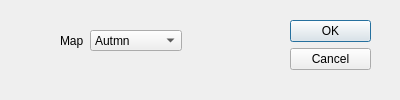
<?xml version="1.0" encoding="UTF-8"?>
<ui version="4.0">
 <class>Dialog_heatmap</class>
 <widget class="QDialog" name="Dialog_heatmap">
  <property name="geometry">
   <rect>
    <x>0</x>
    <y>0</y>
    <width>400</width>
    <height>100</height>
   </rect>
  </property>
  <property name="sizePolicy">
   <sizepolicy hsizetype="Fixed" vsizetype="Fixed">
    <horstretch>0</horstretch>
    <verstretch>0</verstretch>
   </sizepolicy>
  </property>
  <property name="minimumSize">
   <size>
    <width>400</width>
    <height>100</height>
   </size>
  </property>
  <property name="maximumSize">
   <size>
    <width>400</width>
    <height>100</height>
   </size>
  </property>
  <property name="windowTitle">
   <string>Choose Map</string>
  </property>
  <widget class="QDialogButtonBox" name="buttonBox">
   <property name="geometry">
    <rect>
     <x>290</x>
     <y>20</y>
     <width>81</width>
     <height>241</height>
    </rect>
   </property>
   <property name="orientation">
    <enum>Qt::Vertical</enum>
   </property>
   <property name="standardButtons">
    <set>QDialogButtonBox::Cancel|QDialogButtonBox::Ok</set>
   </property>
  </widget>
  <widget class="QWidget" name="">
   <property name="geometry">
    <rect>
     <x>60</x>
     <y>30</y>
     <width>122</width>
     <height>21</height>
    </rect>
   </property>
   <layout class="QGridLayout" name="gridLayout">
    <item row="0" column="0">
     <widget class="QLabel" name="label">
      <property name="text">
       <string>Map</string>
      </property>
     </widget>
    </item>
    <item row="0" column="1">
     <widget class="QComboBox" name="comboBox_heatmap">
      <item>
       <property name="text">
        <string>Autmn</string>
       </property>
      </item>
      <item>
       <property name="text">
        <string>Bone</string>
       </property>
      </item>
      <item>
       <property name="text">
        <string>Jet</string>
       </property>
      </item>
      <item>
       <property name="text">
        <string>Winter</string>
       </property>
      </item>
      <item>
       <property name="text">
        <string>Rainbow</string>
       </property>
      </item>
      <item>
       <property name="text">
        <string>Ocean</string>
       </property>
      </item>
      <item>
       <property name="text">
        <string>Summer</string>
       </property>
      </item>
      <item>
       <property name="text">
        <string>Spring</string>
       </property>
      </item>
      <item>
       <property name="text">
        <string>Cool</string>
       </property>
      </item>
      <item>
       <property name="text">
        <string>HSV</string>
       </property>
      </item>
      <item>
       <property name="text">
        <string>Pink</string>
       </property>
      </item>
      <item>
       <property name="text">
        <string>Hot</string>
       </property>
      </item>
      <item>
       <property name="text">
        <string>Parula</string>
       </property>
      </item>
      <item>
       <property name="text">
        <string>Magma</string>
       </property>
      </item>
      <item>
       <property name="text">
        <string>Inferno</string>
       </property>
      </item>
      <item>
       <property name="text">
        <string>Plasma</string>
       </property>
      </item>
      <item>
       <property name="text">
        <string>Viridis</string>
       </property>
      </item>
      <item>
       <property name="text">
        <string>Cividis</string>
       </property>
      </item>
      <item>
       <property name="text">
        <string>Twilight</string>
       </property>
      </item>
      <item>
       <property name="text">
        <string>Twilight Shifted</string>
       </property>
      </item>
      <item>
       <property name="text">
        <string>Turbo</string>
       </property>
      </item>
      <item>
       <property name="text">
        <string>DeepGreen</string>
       </property>
      </item>
     </widget>
    </item>
   </layout>
  </widget>
 </widget>
 <resources/>
 <connections>
  <connection>
   <sender>buttonBox</sender>
   <signal>accepted()</signal>
   <receiver>Dialog_heatmap</receiver>
   <slot>accept()</slot>
   <hints>
    <hint type="sourcelabel">
     <x>248</x>
     <y>254</y>
    </hint>
    <hint type="destinationlabel">
     <x>157</x>
     <y>274</y>
    </hint>
   </hints>
  </connection>
  <connection>
   <sender>buttonBox</sender>
   <signal>rejected()</signal>
   <receiver>Dialog_heatmap</receiver>
   <slot>reject()</slot>
   <hints>
    <hint type="sourcelabel">
     <x>316</x>
     <y>260</y>
    </hint>
    <hint type="destinationlabel">
     <x>286</x>
     <y>274</y>
    </hint>
   </hints>
  </connection>
 </connections>
</ui>
